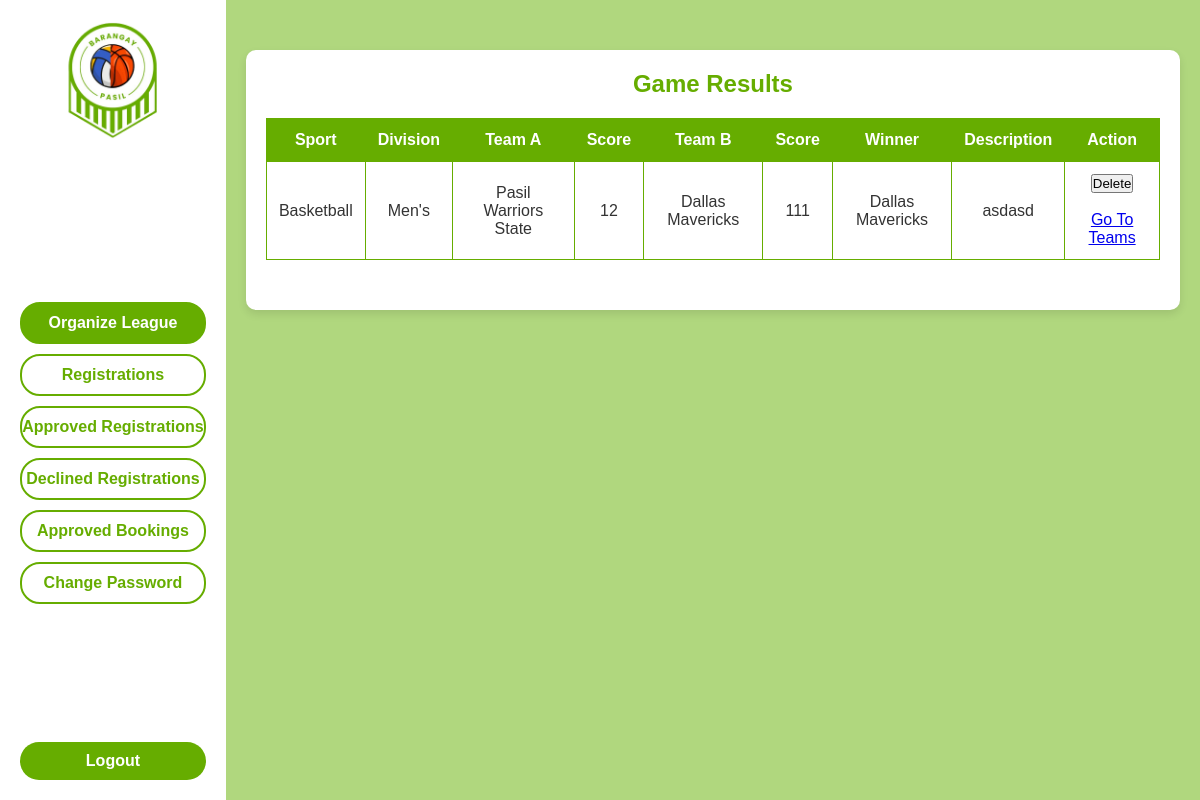
/organizer/organizer_view_game_results.php (signed in), run on the app's committed database.
### tables this page shows
CREATE TABLE `bpslo_match_winners` (
  `id` int(11) NOT NULL,
  `result_id` varchar(50) NOT NULL,
  `sport` varchar(50) NOT NULL,
  `division` varchar(50) NOT NULL,
  `team_a_name` varchar(100) NOT NULL,
  `team_b_name` varchar(100) NOT NULL,
  `team_a_score` int(11) NOT NULL,
  `team_b_score` int(11) NOT NULL,
  `winner` varchar(100) NOT NULL,
  `description` text DEFAULT NULL,
  `posted_at` timestamp NOT NULL DEFAULT current_timestamp()
);

### organizer/organizer_view_game_results.php (the view, shortened to what this page needs)
<?php
require_once '../db_connection.php';
    $teamsQuery = "SELECT * FROM bpslo_match_winners";
    $teamResult = $mysqli->query($teamsQuery);
?>
<!DOCTYPE html>
<html lang="en">
<head>
    <link rel="stylesheet" href="../ostyles/organizer_view_game_results.css">
</head>
<body>
    <div class="container">
        <aside class="sidebar">
            <a href="../organizer/organizer_dashboard.php">
                <img src="../images/logo.png" alt="Sports League Organizer Logo" class="logo">
            </a>
            <div class="nav-buttons">
                <button class="nav-btn selected">Organize League</button>
                <button class="nav-btn" onclick="window.location.href='../organizer/organizer_registrations.php'">Registrations</button>
                <button class="nav-btn" onclick="window.location.href='../organizer/organizer_registrations_approved.php'">Approved Registrations</button>
                <button class="nav-btn" onclick="window.location.href='../organizer/organizer_registrations_declined.php'">Declined Registrations</button>
                <button class="nav-btn" onclick="window.location.href='../organizer/organizer_bookings_approved.php'">Approved Bookings</button>
                <button class="nav-btn" onclick="window.location.href='../organizer/organizer_change_password.php'">Change Password</button>
            </div>
            <form id="logout-form" method="POST" action="../organizer/logout.php">
                <button type="submit" class="logout-btn">Logout</button>
            </form>
        </aside>
        <main class="main-content">
            <div class="table-container">
                <h2>Game Results</h2>
                <table>
                    <thead>
                        <tr>
                            <th>Sport</th>
                            <th>Division</th>
                            <th>Team A</th>
                            <th>Score</th>
                            <th>Team B</th>
                            <th>Score</th>
                            <th>Winner</th>
                            <th>Description</th>
                            <th>Action</th>
                        </tr>
                    </thead>
                    <tbody>
                        <?php while ($row = $teamResult->fetch_assoc()): ?>
                            <tr>
                                <td><?= htmlspecialchars($row['sport']) ?></td>
                                <td><?= htmlspecialchars($row['division']) ?></td>
                                <td><?= htmlspecialchars($row['team_a_name']) ?></td>
                                <td><?= htmlspecialchars($row['team_a_score']) ?></td>
                                <td><?= htmlspecialchars($row['team_b_name']) ?></td>
                                <td><?= htmlspecialchars($row['team_b_score']) ?></td>
                                <td><?= htmlspecialchars($row['winner']) ?></td>
                                <td><?= htmlspecialchars($row['description']) ?></td>
                                <td>
                                    <button class="delete-btn" onclick="openModal(<?= $row['id'] ?>)">Delete</button>
                                    <br><br>
                                    <a href="../organizer/organizer_view_teams.php">Go To Teams</a>
                                </td>
                            </tr>
                        <?php endwhile; ?>
                    </tbody>
                </table>
            </div>
        </main>
    </div>
</body>
</html>

### ostyles/organizer_view_game_results.css (style rules this page uses)
:root { --light-green: #B0D77E; --green: #66AD00; --white: #FFFFFF; --font-family: 'Poppins', sans-serif; }
* { margin: 0; padding: 0; box-sizing: border-box; font-family: var(--font-family); }
body, html { height: 100%; font-size: 16px; color: #333; background-color: var(--light-green); }
.container { display: flex; height: 100vh; }
.sidebar { background-color: var(--white); padding: 20px; width: 250px; display: flex; flex-direction: column; align-items: center; gap: 10px; }
.logo { width: 120px; margin-bottom: 20px; }
.nav-buttons { width: 100%; flex-grow: 1; display: flex; flex-direction: column; gap: 10px; justify-content: center; }
.nav-btn { width: 100%; padding: 10px 0; border: 2px solid var(--green); background-color: var(--white); color: var(--green); font-size: 16px; font-weight: bold; text-align: center; border-radius: 20px; cursor: pointer; transition: background-color 0.3s, color 0.3s; }
.nav-btn, .logout-btn { width: 100%; padding: 10px 0; border: 2px solid var(--green); background-color: var(--white); color: var(--green); font-size: 16px; font-weight: bold; text-align: center; border-radius: 20px; cursor: pointer; transition: background-color 0.3s, color 0.3s; }
.selected { background-color: var(--green); color: var(--white); }
.logout-btn { margin-top: auto; background-color: var(--green); color: var(--white); border: none; }
.main-content { flex-grow: 1; padding: 20px; background-color: var(--light-green); }
.table-container { max-width: 1200px; margin: 30px auto; padding: 20px; background-color: var(--white); border-radius: 10px; box-shadow: 0 4px 8px rgba(0, 0, 0, 0.1); }
h2 { text-align: center; color: var(--green); margin-bottom: 20px; }
table { width: 100%; border-collapse: collapse; margin-bottom: 30px; }
table, th, td { border: 1px solid var(--green); }
th, td { padding: 12px; text-align: center; }
th { background-color: var(--green); color: var(--white); }
#logout-form { width: 100%; text-align: center; }
.logout-btn { margin-top: auto; background-color: var(--green); color: var(--white); border: none; padding: 10px 20px; font-size: 16px; cursor: pointer; border-radius: 20px; width: 100%; display: inline-block; text-align: center; transition: background-color 0.3s ease, color 0.3s ease, border 0.3s ease; }

### data on the page
bpslo_match_winners: sport "Basketball", division "Men's", team_a_name "Pasil Warriors State", team_a_score "12", team_b_name "Dallas Mavericks", team_b_score "111", winner "Dallas Mavericks", description "asdasd"
